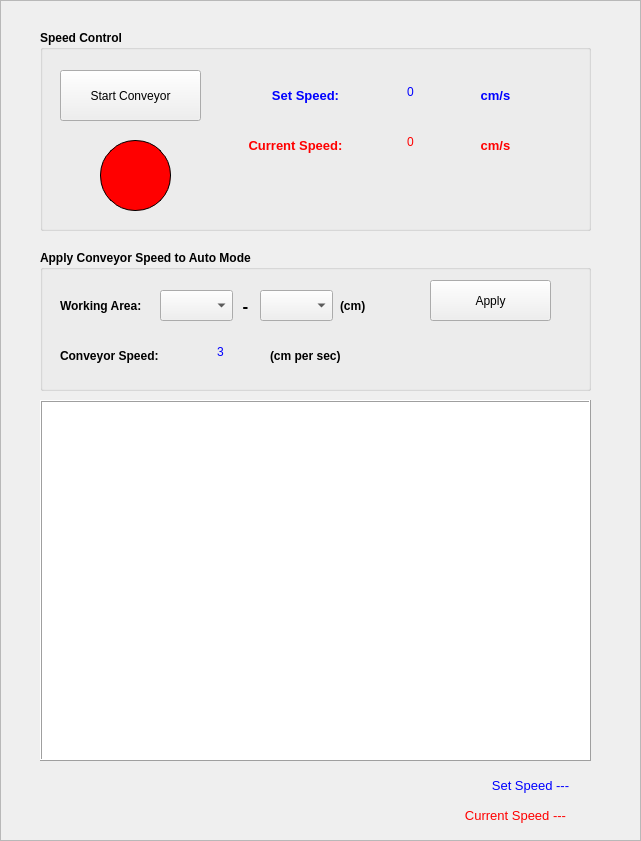
     <widget class="QFrame" name="frame_5">
      <property name="geometry">
       <rect>
        <x>1160</x>
        <y>40</y>
        <width>641</width>
        <height>841</height>
       </rect>
      </property>
      <property name="styleSheet">
       <string notr="true"/>
      </property>
      <property name="frameShape">
       <enum>QFrame::StyledPanel</enum>
      </property>
      <property name="frameShadow">
       <enum>QFrame::Plain</enum>
      </property>
      <widget class="QGroupBox" name="groupBox_15">
       <property name="geometry">
        <rect>
         <x>40</x>
         <y>30</y>
         <width>551</width>
         <height>201</height>
        </rect>
       </property>
       <property name="font">
        <font>
         <pointsize>9</pointsize>
         <weight>75</weight>
         <bold>true</bold>
        </font>
       </property>
       <property name="title">
        <string>Speed Control</string>
       </property>
       <widget class="QTextEdit" name="txt_setpoint_sp">
        <property name="geometry">
         <rect>
          <x>320</x>
          <y>50</y>
          <width>101</width>
          <height>31</height>
         </rect>
        </property>
        <property name="font">
         <font>
          <pointsize>9</pointsize>
         </font>
        </property>
        <property name="styleSheet">
         <string notr="true">background: transparent;color:rgb(0, 0, 255)</string>
        </property>
        <property name="verticalScrollBarPolicy">
         <enum>Qt::ScrollBarAlwaysOff</enum>
        </property>
        <property name="horizontalScrollBarPolicy">
         <enum>Qt::ScrollBarAlwaysOff</enum>
        </property>
        <property name="html">
         <string>&lt;!DOCTYPE HTML PUBLIC &quot;-//W3C//DTD HTML 4.0//EN&quot; &quot;http://www.w3.org/TR/REC-html40/strict.dtd&quot;&gt;
&lt;html&gt;&lt;head&gt;&lt;meta name=&quot;qrichtext&quot; content=&quot;1&quot; /&gt;&lt;style type=&quot;text/css&quot;&gt;
p, li { white-space: pre-wrap; }
&lt;/style&gt;&lt;/head&gt;&lt;body style=&quot; font-family:'MS Shell Dlg 2'; font-size:9pt; font-weight:400; font-style:normal;&quot;&gt;
&lt;p align=&quot;center&quot; style=&quot; margin-top:0px; margin-bottom:0px; margin-left:0px; margin-right:0px; -qt-block-indent:0; text-indent:0px;&quot;&gt;0&lt;/p&gt;&lt;/body&gt;&lt;/html&gt;</string>
        </property>
       </widget>
       <widget class="QTextEdit" name="txt_pv_sp">
        <property name="geometry">
         <rect>
          <x>320</x>
          <y>100</y>
          <width>101</width>
          <height>31</height>
         </rect>
        </property>
        <property name="font">
         <font>
          <pointsize>9</pointsize>
         </font>
        </property>
        <property name="styleSheet">
         <string notr="true">background: transparent;color:rgb(255, 0, 0)</string>
        </property>
        <property name="verticalScrollBarPolicy">
         <enum>Qt::ScrollBarAlwaysOff</enum>
        </property>
        <property name="horizontalScrollBarPolicy">
         <enum>Qt::ScrollBarAlwaysOff</enum>
        </property>
        <property name="readOnly">
         <bool>true</bool>
        </property>
        <property name="html">
         <string>&lt;!DOCTYPE HTML PUBLIC &quot;-//W3C//DTD HTML 4.0//EN&quot; &quot;http://www.w3.org/TR/REC-html40/strict.dtd&quot;&gt;
&lt;html&gt;&lt;head&gt;&lt;meta name=&quot;qrichtext&quot; content=&quot;1&quot; /&gt;&lt;style type=&quot;text/css&quot;&gt;
p, li { white-space: pre-wrap; }
&lt;/style&gt;&lt;/head&gt;&lt;body style=&quot; font-family:'MS Shell Dlg 2'; font-size:9pt; font-weight:400; font-style:normal;&quot;&gt;
&lt;p align=&quot;center&quot; style=&quot; margin-top:0px; margin-bottom:0px; margin-left:0px; margin-right:0px; -qt-block-indent:0; text-indent:0px;&quot;&gt;0&lt;/p&gt;&lt;/body&gt;&lt;/html&gt;</string>
        </property>
       </widget>
       <widget class="QPushButton" name="btn_run_convey">
        <property name="geometry">
         <rect>
          <x>20</x>
          <y>40</y>
          <width>141</width>
          <height>51</height>
         </rect>
        </property>
        <property name="font">
         <font>
          <pointsize>9</pointsize>
          <weight>50</weight>
          <bold>false</bold>
         </font>
        </property>
        <property name="cursor">
         <cursorShape>PointingHandCursor</cursorShape>
        </property>
        <property name="text">
         <string>Start Conveyor</string>
        </property>
        <property name="icon">
         <iconset>
          <normaloff>icon_convey.png</normaloff>icon_convey.png</iconset>
        </property>
        <property name="iconSize">
         <size>
          <width>23</width>
          <height>23</height>
         </size>
        </property>
       </widget>
       <widget class="QLabel" name="label_53">
        <property name="geometry">
         <rect>
          <x>220</x>
          <y>50</y>
          <width>91</width>
          <height>31</height>
         </rect>
        </property>
        <property name="font">
         <font>
          <pointsize>10</pointsize>
         </font>
        </property>
        <property name="styleSheet">
         <string notr="true">background: transparent; color:rgb(0, 0, 255)</string>
        </property>
        <property name="text">
         <string>Set Speed:</string>
        </property>
        <property name="alignment">
         <set>Qt::AlignCenter</set>
        </property>
       </widget>
       <widget class="QLabel" name="label_54">
        <property name="geometry">
         <rect>
          <x>200</x>
          <y>100</y>
          <width>111</width>
          <height>31</height>
         </rect>
        </property>
        <property name="font">
         <font>
          <pointsize>10</pointsize>
         </font>
        </property>
        <property name="styleSheet">
         <string notr="true">background: transparent; color:rgb(255, 0, 0)</string>
        </property>
        <property name="text">
         <string>Current Speed:</string>
        </property>
        <property name="alignment">
         <set>Qt::AlignCenter</set>
        </property>
       </widget>
       <widget class="QLabel" name="light_stt_convey_sp">
        <property name="geometry">
         <rect>
          <x>60</x>
          <y>110</y>
          <width>71</width>
          <height>71</height>
         </rect>
        </property>
        <property name="styleSheet">
         <string notr="true">background: rgb(255,0,0); border-radius:35px;
border-color: rgb(0, 0, 0);
border-width : 1px;
border-style:inset;</string>
        </property>
        <property name="text">
         <string/>
        </property>
       </widget>
       <widget class="QLabel" name="label_55">
        <property name="geometry">
         <rect>
          <x>430</x>
          <y>50</y>
          <width>51</width>
          <height>31</height>
         </rect>
        </property>
        <property name="font">
         <font>
          <pointsize>10</pointsize>
         </font>
        </property>
        <property name="styleSheet">
         <string notr="true">background: transparent;color:rgb(0, 0, 255)</string>
        </property>
        <property name="text">
         <string>cm/s</string>
        </property>
        <property name="alignment">
         <set>Qt::AlignCenter</set>
        </property>
       </widget>
       <widget class="QLabel" name="label_56">
        <property name="geometry">
         <rect>
          <x>430</x>
          <y>100</y>
          <width>51</width>
          <height>31</height>
         </rect>
        </property>
        <property name="font">
         <font>
          <pointsize>10</pointsize>
         </font>
        </property>
        <property name="styleSheet">
         <string notr="true">background: transparent;color:rgb(255, 0, 0)</string>
        </property>
        <property name="text">
         <string>cm/s</string>
        </property>
        <property name="alignment">
         <set>Qt::AlignCenter</set>
        </property>
       </widget>
      </widget>
      <widget class="QGroupBox" name="groupBox_16">
       <property name="geometry">
        <rect>
         <x>40</x>
         <y>250</y>
         <width>551</width>
         <height>141</height>
        </rect>
       </property>
       <property name="font">
        <font>
         <pointsize>9</pointsize>
         <weight>75</weight>
         <bold>true</bold>
        </font>
       </property>
       <property name="title">
        <string>Apply Conveyor Speed to Auto Mode</string>
       </property>
       <widget class="QLabel" name="label_58">
        <property name="geometry">
         <rect>
          <x>20</x>
          <y>30</y>
          <width>91</width>
          <height>51</height>
         </rect>
        </property>
        <property name="font">
         <font>
          <pointsize>9</pointsize>
         </font>
        </property>
        <property name="styleSheet">
         <string notr="true">background:transparent;</string>
        </property>
        <property name="text">
         <string>Working Area:</string>
        </property>
       </widget>
       <widget class="QComboBox" name="cb_low_area">
        <property name="geometry">
         <rect>
          <x>120</x>
          <y>40</y>
          <width>73</width>
          <height>31</height>
         </rect>
        </property>
        <property name="font">
         <font>
          <pointsize>9</pointsize>
          <weight>50</weight>
          <bold>false</bold>
         </font>
        </property>
       </widget>
       <widget class="QComboBox" name="cb_high_area">
        <property name="geometry">
         <rect>
          <x>220</x>
          <y>40</y>
          <width>73</width>
          <height>31</height>
         </rect>
        </property>
        <property name="font">
         <font>
          <pointsize>9</pointsize>
          <weight>50</weight>
          <bold>false</bold>
         </font>
        </property>
       </widget>
       <widget class="QLabel" name="label_59">
        <property name="geometry">
         <rect>
          <x>190</x>
          <y>30</y>
          <width>31</width>
          <height>51</height>
         </rect>
        </property>
        <property name="font">
         <font>
          <pointsize>13</pointsize>
          <weight>75</weight>
          <bold>true</bold>
         </font>
        </property>
        <property name="styleSheet">
         <string notr="true">background:transparent;</string>
        </property>
        <property name="text">
         <string>-</string>
        </property>
        <property name="alignment">
         <set>Qt::AlignCenter</set>
        </property>
       </widget>
       <widget class="QLabel" name="label_60">
        <property name="geometry">
         <rect>
          <x>20</x>
          <y>90</y>
          <width>111</width>
          <height>31</height>
         </rect>
        </property>
        <property name="font">
         <font>
          <pointsize>9</pointsize>
         </font>
        </property>
        <property name="styleSheet">
         <string notr="true">background:transparent;</string>
        </property>
        <property name="text">
         <string>Conveyor Speed:</string>
        </property>
       </widget>
       <widget class="QLabel" name="label_61">
        <property name="geometry">
         <rect>
          <x>300</x>
          <y>40</y>
          <width>41</width>
          <height>31</height>
         </rect>
        </property>
        <property name="font">
         <font>
          <pointsize>9</pointsize>
         </font>
        </property>
        <property name="styleSheet">
         <string notr="true">background:transparent;</string>
        </property>
        <property name="text">
         <string>(cm)</string>
        </property>
       </widget>
       <widget class="QTextEdit" name="txt_convey_sp_rf">
        <property name="geometry">
         <rect>
          <x>140</x>
          <y>90</y>
          <width>81</width>
          <height>31</height>
         </rect>
        </property>
        <property name="font">
         <font>
          <pointsize>9</pointsize>
         </font>
        </property>
        <property name="styleSheet">
         <string notr="true">background: transparent;color:rgb(0, 0, 255)</string>
        </property>
        <property name="verticalScrollBarPolicy">
         <enum>Qt::ScrollBarAlwaysOff</enum>
        </property>
        <property name="horizontalScrollBarPolicy">
         <enum>Qt::ScrollBarAlwaysOff</enum>
        </property>
        <property name="readOnly">
         <bool>true</bool>
        </property>
        <property name="html">
         <string>&lt;!DOCTYPE HTML PUBLIC &quot;-//W3C//DTD HTML 4.0//EN&quot; &quot;http://www.w3.org/TR/REC-html40/strict.dtd&quot;&gt;
&lt;html&gt;&lt;head&gt;&lt;meta name=&quot;qrichtext&quot; content=&quot;1&quot; /&gt;&lt;style type=&quot;text/css&quot;&gt;
p, li { white-space: pre-wrap; }
&lt;/style&gt;&lt;/head&gt;&lt;body style=&quot; font-family:'MS Shell Dlg 2'; font-size:9pt; font-weight:400; font-style:normal;&quot;&gt;
&lt;p align=&quot;center&quot; style=&quot; margin-top:0px; margin-bottom:0px; margin-left:0px; margin-right:0px; -qt-block-indent:0; text-indent:0px;&quot;&gt;3&lt;/p&gt;&lt;/body&gt;&lt;/html&gt;</string>
        </property>
       </widget>
       <widget class="QLabel" name="label_62">
        <property name="geometry">
         <rect>
          <x>230</x>
          <y>90</y>
          <width>91</width>
          <height>31</height>
         </rect>
        </property>
        <property name="font">
         <font>
          <pointsize>9</pointsize>
         </font>
        </property>
        <property name="styleSheet">
         <string notr="true">background:transparent;</string>
        </property>
        <property name="text">
         <string>(cm per sec)</string>
        </property>
       </widget>
       <widget class="QPushButton" name="btn_apply_rf">
        <property name="geometry">
         <rect>
          <x>390</x>
          <y>30</y>
          <width>121</width>
          <height>41</height>
         </rect>
        </property>
        <property name="font">
         <font>
          <pointsize>9</pointsize>
          <weight>50</weight>
          <bold>false</bold>
         </font>
        </property>
        <property name="cursor">
         <cursorShape>PointingHandCursor</cursorShape>
        </property>
        <property name="text">
         <string>Apply</string>
        </property>
       </widget>
       <widget class="QLabel" name="txt_info_convey_rf">
        <property name="geometry">
         <rect>
          <x>390</x>
          <y>80</y>
          <width>121</width>
          <height>41</height>
         </rect>
        </property>
        <property name="font">
         <font>
          <pointsize>9</pointsize>
         </font>
        </property>
        <property name="frameShape">
         <enum>QFrame::NoFrame</enum>
        </property>
        <property name="frameShadow">
         <enum>QFrame::Raised</enum>
        </property>
        <property name="lineWidth">
         <number>1</number>
        </property>
        <property name="text">
         <string/>
        </property>
        <property name="alignment">
         <set>Qt::AlignCenter</set>
        </property>
       </widget>
      </widget>
      <widget class="QGraphicsView" name="graphicsView">
       <property name="geometry">
        <rect>
         <x>40</x>
         <y>400</y>
         <width>551</width>
         <height>361</height>
        </rect>
       </property>
       <property name="frameShape">
        <enum>QFrame::Box</enum>
       </property>
       <property name="frameShadow">
        <enum>QFrame::Raised</enum>
       </property>
       <property name="horizontalScrollBarPolicy">
        <enum>Qt::ScrollBarAlwaysOff</enum>
       </property>
      </widget>
      <widget class="QLabel" name="label_57">
       <property name="geometry">
        <rect>
         <x>480</x>
         <y>770</y>
         <width>101</width>
         <height>31</height>
        </rect>
       </property>
       <property name="font">
        <font>
         <pointsize>10</pointsize>
        </font>
       </property>
       <property name="styleSheet">
        <string notr="true">background: transparent; color:rgb(0, 0, 255)</string>
       </property>
       <property name="text">
        <string>Set Speed ---</string>
       </property>
       <property name="alignment">
        <set>Qt::AlignCenter</set>
       </property>
      </widget>
      <widget class="QLabel" name="label_63">
       <property name="geometry">
        <rect>
         <x>450</x>
         <y>800</y>
         <width>131</width>
         <height>31</height>
        </rect>
       </property>
       <property name="font">
        <font>
         <pointsize>10</pointsize>
        </font>
       </property>
       <property name="styleSheet">
        <string notr="true">background: transparent; color:rgb(255, 0, 0)</string>
       </property>
       <property name="text">
        <string>Current Speed ---</string>
       </property>
       <property name="alignment">
        <set>Qt::AlignCenter</set>
       </property>
      </widget>
     </widget>
